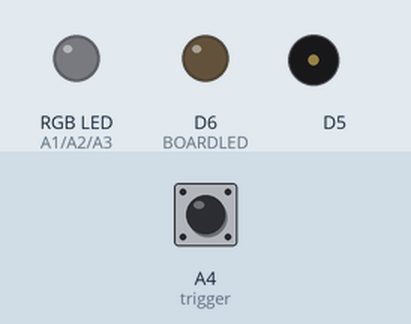
The sketch below on a simulated Arduino MKR. Shown: an RGB LED mixed from three pins (HIGH = lit), output pins drawn as LEDs (lit = HIGH), buzzer (waves = sounding). The inputs (shaded band) are chosen by the test bench; at power-on: A4 (trigger) HIGH. WiFi joins after 1.5 s; servers stay silent unless stated.

Above: at 0.1 s.
At 2.9 s:
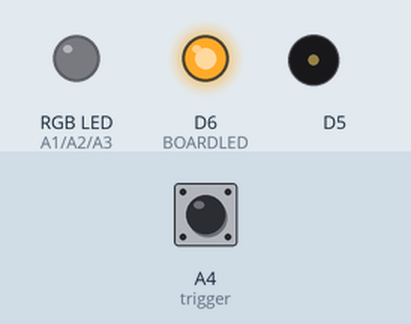
3.0 s: A4 (trigger) pulled LOW for 0.15 s
At 3.9 s:
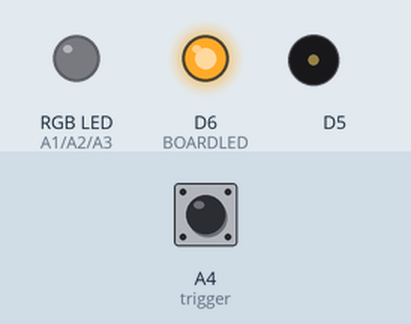
Timing chart, 0 to 6.0 s (numbered marks = the images above; inputs shaded):
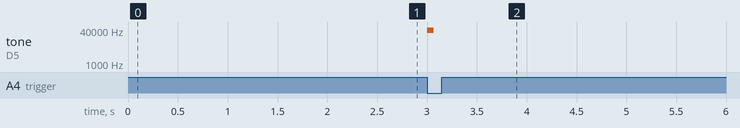

Measured:
- after the input at 3.0 s, tone on D5: silent → 38000 Hz at once, → silent 0.07 s later

The sketch:

Blaster.ino
```cpp
//COMMENT OUT BEFORE DELIVERY
//#define DEBUG
//DEFINE WHICH TEAM & # BEFORE PROGRAMMING ARDUINO
#define RED1

#include <WiFiNINA.h>

//Trigger/Button Input
#define trigger A4

//IR Emitter
#define IRLED 5

//RGB LED
#define HitLedR A1 //Pin A1 on Arduino
#define HitLedG A2 //Pin A2 on Arduino
#define HitLedB A3 //Pin A3 on Arduino

//Board LED
#define BOARDLED LED_BUILTIN

//Commands
#define HIT 'h'

#ifdef BLUE1
char ssid[] = "Blue1"; //Blue1 vest SSID
char pw[] = "BlueTeam1"; //Blue1 vest PW
IPAddress server(192, 168, 1, 1);
void Command(int PIN)
{
  //Command : 0010_0000
  //1
  for (int i = 0; i <= 1; i++) {
    Zero(PIN);
  }
  ONE(PIN);
  for (int i = 3; i <= 7; i++) {
    Zero(PIN);
  }

  for (int i = 0; i <= 1; i++) {
    ONE(PIN);
  }
  Zero(PIN);
  for (int i = 3; i <= 7; i++) {
    ONE(PIN);
  }
}
#endif

#ifdef BLUE2
char ssid[] = "Blue2"; //Blue2 vest SSID
char pw[] = "BlueTeam2"; //Blue2 vest PW
IPAddress server(192, 168, 2, 1);
void Command(int PIN)
{
  //Command : 0101_0000
  //2
  Zero(PIN);
  ONE(PIN);
  Zero(PIN);
  ONE(PIN);
  for (int i = 4; i <= 7; i++) {
    Zero(PIN);
  }

  ONE(PIN);
  Zero(PIN);
  ONE(PIN);
  Zero(PIN);
  for (int i = 4; i <= 7; i++) {
    ONE(PIN);
  }
}
#endif

#ifdef RED1
char ssid[] = "Red1"; //Red1 vest SSID
char pw[] = "RedTeam1"; //Red1 vest PW
IPAddress server(192, 168, 3, 1);
void Command(int PIN)
{
  //Command : 1010_0000
  //3
  ONE(PIN);
  Zero(PIN);
  ONE(PIN);
  for (int i = 3; i <= 7; i++) {
    Zero(PIN);
  }

  Zero(PIN);
  ONE(PIN);
  Zero(PIN);
  for (int i = 3; i <= 7; i++) {
    ONE(PIN);
  }
}
#endif

#ifdef RED2
char ssid[] = "Red2"; //Red2 vest SSID
char pw[] = "RedTeam2"; //Red2 vest PW
IPAddress server(192, 168, 4, 1);
void Command(int PIN)
{
  //Command : 1101_0000
  //4
  ONE(PIN);
  ONE(PIN);
  Zero(PIN);
  ONE(PIN);
  for (int i = 4; i <= 7; i++) {
    Zero(PIN);
  }

  Zero(PIN);
  Zero(PIN);
  ONE(PIN);
  Zero(PIN);
  for (int i = 4; i <= 7; i++) {
    ONE(PIN);
  }
}
#endif

//Wifi Variables
int port = 80;
int status = WL_IDLE_STATUS;
bool connection = false;
WiFiClient client;
IPAddress ip;

void configwifi()
{
  #ifdef DEBUG
  Serial.println("Attempting to connect to: " + String(ssid));
  #endif

  status = WiFi.begin(ssid, pw);
  while(status != WL_CONNECTED)
  {
    #ifdef DEBUG
    Serial.println("Couldn't get a wifi connection");
    #endif
    delay(500);
    status = WiFi.begin(ssid, pw);
  }
  digitalWrite(BOARDLED, HIGH);

  #ifdef DEBUG
  ip = WiFi.localIP();
  Serial.println("Connected to wifi");
  Serial.println(ip);
  #endif

  connection = client.connect(server, port);
  while(!connection)
  {
    #ifdef DEBUG
    Serial.println("Couldn't get a connection to server");
    #endif
    delay(100);
    connection = client.connect(server, port);
  }
  #ifdef DEBUG
  Serial.println("Connected to server");
  #endif
}

//Trigger Variables
int buttonState;
int oldState;

void ONE(int PIN) //Logical '1' – a 562.5µs pulse burst followed by a 1.6875ms space, with a total transmit time of 2.25ms
{
  tone(PIN,38000);
  delayMicroseconds(563);
  noTone(PIN);
  delayMicroseconds(1687);
}

void Zero(int PIN) //Logical '0' – a 562.5µs pulse burst followed by a 562.5µs space, with a total transmit time of 1.125ms
{
  tone(PIN,38000);
  delayMicroseconds(563);
  noTone(PIN);
  delayMicroseconds(563);
}

void Start(int PIN)
{
  tone(PIN,38000);
  delay(9);
  noTone(PIN);
  delayMicroseconds(4500);
}

void Address(int PIN)
{
  for (int i = 0; i <= 7; i++) {
    Zero(PIN); //  address  = 0000_0000
  }
  for (int i = 0; i <= 7; i++) {
    ONE(PIN); // !address = 1111_1111
  }
}

void dummybit(int PIN)
{
  Zero(PIN);
}

void ShootSignal(int PIN)
{
  Start(PIN);
  dummybit(PIN);
  Address(PIN);
  Command (PIN);
  dummybit(PIN);
}

void setup()
{
  buttonState = HIGH;
  oldState = HIGH;
  //Setup LED output and initialize
  pinMode(HitLedR, OUTPUT);
  pinMode(HitLedG, OUTPUT);
  pinMode(HitLedB, OUTPUT);
  pinMode(BOARDLED, OUTPUT);
  digitalWrite(HitLedR, LOW);
  digitalWrite(HitLedG, LOW);
  digitalWrite(HitLedB, LOW);
  digitalWrite(BOARDLED, LOW);

  //Setup Trigger input
  pinMode(trigger, INPUT_PULLUP);

  #ifdef DEBUG
  Serial.begin(9600);
  while (!Serial);
  #endif

  configwifi();
}

void loop()
{
  if(WiFi.status() != WL_CONNECTED)
  {
    digitalWrite(BOARDLED, LOW);
    configwifi();
  }

  //Trigger Press
  buttonState = digitalRead(trigger);
  //Serial.println(buttonState);
  if ((buttonState != oldState) && (oldState != LOW))
  {
    //IR Handler here
    #ifdef DEBUG
    Serial.println("Button Pressed");
    #endif
    ShootSignal(IRLED);
  }
  oldState = buttonState;

  //Hit Handler
  if (client.available())
  {
    char c = client.read();
    if (c == HIT)
    {
      #ifdef DEBUG
      Serial.println("HIT");
      #endif
      for (int i = 0; i < 20; i++)
      {
        digitalWrite(HitLedR, !digitalRead(HitLedR));
        delay(500);
      }
    }
  }
  #ifdef DEBUG
  //Serial.println("Doing other tasks");
  #endif
}
```
